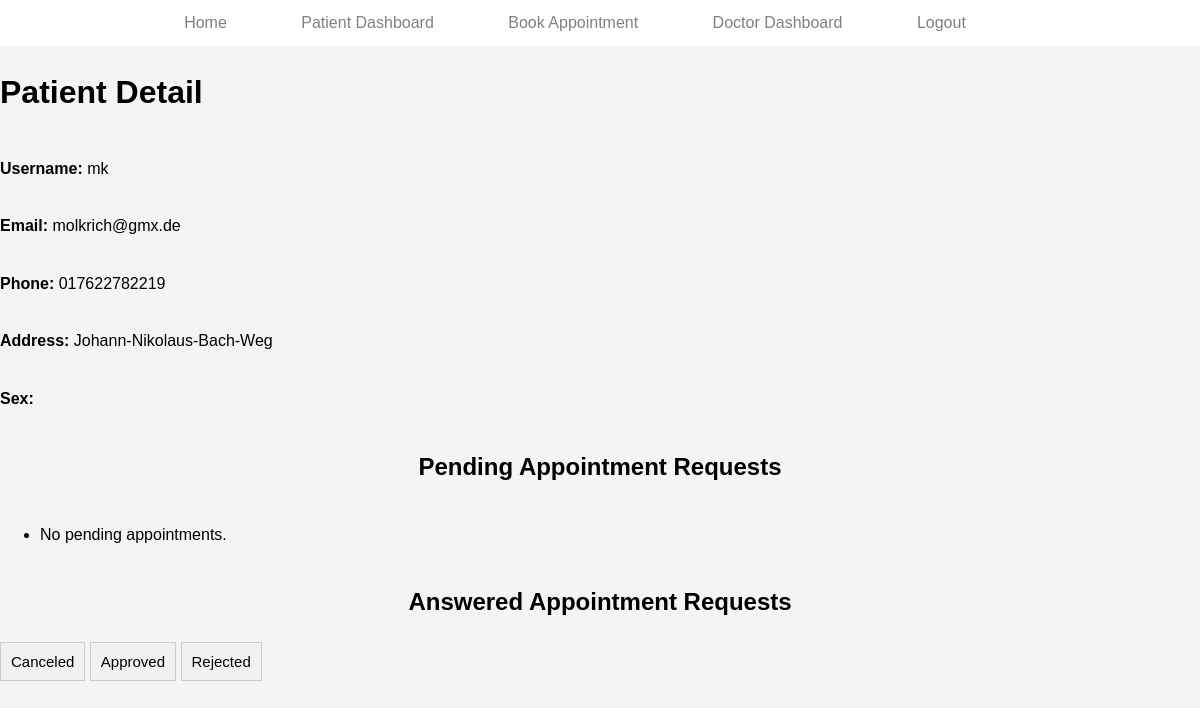
Page /bookings/patient/ (signed in) on the committed database.
### bookings/models.py (models this page shows, shortened)
class Patient(models.Model):
    SEX_CHOICES = [
        ('M', 'Male'),
        ('F', 'Female'),
        ('O', 'Other'),
    ]
    user = models.OneToOneField(User, on_delete=models.CASCADE)
    phone = models.CharField(max_length=15)
    address = models.CharField(max_length=255)
    sex = models.CharField(max_length=1, choices=SEX_CHOICES)

class Appointment(models.Model):
    STATUS_CHOICES = [
        ('pending', 'Pending'),
        ('approved', 'Approved'),
        ('rejected', 'Rejected'),
        ('canceled', 'Canceled'),
    ]
    patient = models.ForeignKey(Patient, on_delete=models.CASCADE)
    doctor = models.ForeignKey(Doctor, on_delete=models.CASCADE)
    date = models.DateField()
    time = models.TimeField()
    reason = models.TextField()
    status = models.CharField(max_length=10, choices=STATUS_CHOICES, default='pending')

### bookings/views.py (the view)
# urls.py: path('patient/', views.patient_detail, name='patient_detail'),
@login_required
def patient_detail(request):
    try:
        patient = Patient.objects.get(user=request.user)
        pending_appointments = Appointment.objects.filter(patient=patient, status='pending')
        other_appointments = Appointment.objects.filter(patient=patient).exclude(status='pending')
        appointments_by_status = {}
        for appointment in other_appointments:
            if appointment.status not in appointments_by_status:
                appointments_by_status[appointment.status] = []
            appointments_by_status[appointment.status].append(appointment)
        return render(request, 'bookings/patient_detail.html', {
            'patient': patient,
            'pending_appointments': pending_appointments,
            'appointments_by_status': appointments_by_status,
        })
    except ObjectDoesNotExist:
        messages.error(request, "Patient details not found.")
        return redirect('index')

### bookings/context_processors.py (called while the page is built)
def user_roles(request):
    if request.user.is_authenticated:
        is_patient = Patient.objects.filter(user=request.user).exists()
        is_doctor = Doctor.objects.filter(user=request.user).exists()
        return {
            'is_patient': is_patient,
            'is_doctor': is_doctor,
        }
    return {}

### bookings/templates/bookings/patient_detail.html (shortened to what this page needs)
{% load static %}
<!DOCTYPE html>
<html>
<head>
    <link rel="stylesheet" type="text/css" href="{% static 'css/styles.css' %}">
</head>
<body>
    <header>
        <nav>
            <ul>
                <li><a href="{% url 'index' %}">Home</a></li>
                {% if user.is_authenticated %}
                    {% if user.patient %}
                        <li><a href="{% url 'patient_detail' %}">Patient Dashboard</a></li>
                        <li><a href="{% url 'book_appointment' %}">Book Appointment</a></li>
                    {% endif %}
                    {% if user.doctor %}
                        <li><a href="{% url 'doctor_dashboard' %}">Doctor Dashboard</a></li>
                    {% endif %}
                    <li><a href="{% url 'logout' %}">Logout</a></li>
                {% else %}
                    <li><a href="{% url 'login' %}">Login</a></li>
                    <li><a href="{% url 'register_patient' %}">Register</a></li>
                {% endif %}
            </ul>
        </nav>
    </header>
    <h1>Patient Detail</h1>
    <p><strong>Username:</strong> {{ patient.user.username }}</p>
    <p><strong>Email:</strong> {{ patient.user.email }}</p>
    <p><strong>Phone:</strong> {{ patient.phone }}</p>
    <p><strong>Address:</strong> {{ patient.address }}</p>
    <p><strong>Sex:</strong> {{ patient.get_sex_display }}</p>
    <h2>Pending Appointment Requests</h2>
    <ul>
        {% if pending_appointments %}
            {% for appointment in pending_appointments %}
                <li>
                    <strong>Doctor:</strong> {{ appointment.doctor.user.username }}<br>
                    <strong>Date:</strong> {{ appointment.date }}<br>
                    <strong>Time:</strong> {{ appointment.time }}<br>
                    <strong>Reason:</strong> {{ appointment.reason }}<br>
                    <strong>Status:</strong> {{ appointment.get_status_display }}<br>
                    <button onclick="openModal({{ appointment.id }}, '{{ appointment.date }}', '{{ appointment.time }}', '{{ appointment.reason }}', '{% url 'edit_appointment' 0 %}')">Edit</button>
                    <form method="post" action="{% url 'patient_cancel_appointment' appointment.id %}" style="display:inline;">
                        {% csrf_token %}
                        <button type="submit">Cancel</button>
                    </form>
                </li>
            {% endfor %}
        {% else %}
            <li>No pending appointments.</li>
        {% endif %}
    </ul>
    <h2>Answered Appointment Requests</h2>
    <div>
        {% if appointments_by_status %}
            {% for status, appointments in appointments_by_status.items %}
                <button class="accordion">{{ status|title }}</button>
            {% endfor %}
        {% else %}
            <li>No answered appointments.</li>
        {% endif %}
    </div>
</body>
</html>

### static/css/styles.css (style rules this page uses)
html, body { height: 100%; margin: 0; padding: 0; font-family: Arial, sans-serif; line-height: 1.6; background-color: #f4f4f4; display: flex; flex-direction: column; }
header { background-color: #fff; color: #fff; padding: 10px 0; }
header nav { background-color: white; }
header nav ul { list-style-type: none; padding: 0; margin: 0; text-align: center; }
header nav ul li { display: inline-block; margin-right: 50px; }
header nav ul li a { color: grey; text-decoration: none; padding: 5px 10px; }
h2 { text-align: center; margin-bottom: 20px; }
.accordion { background-color: #f1f1f1; border: 1px solid #ccc; cursor: pointer; padding: 10px; text-align: left; outline: none; font-size: 15px; transition: background-color 0.3s ease; }

### rows in the picture
Patient: user.username "mk", user.email "molkrich@gmx.de", phone "017622782219", address "Johann-Nikolaus-Bach-Weg"
Appointment: appointments_by_status "Canceled"
Appointment: status "Approved"
Appointment: status "Rejected"
